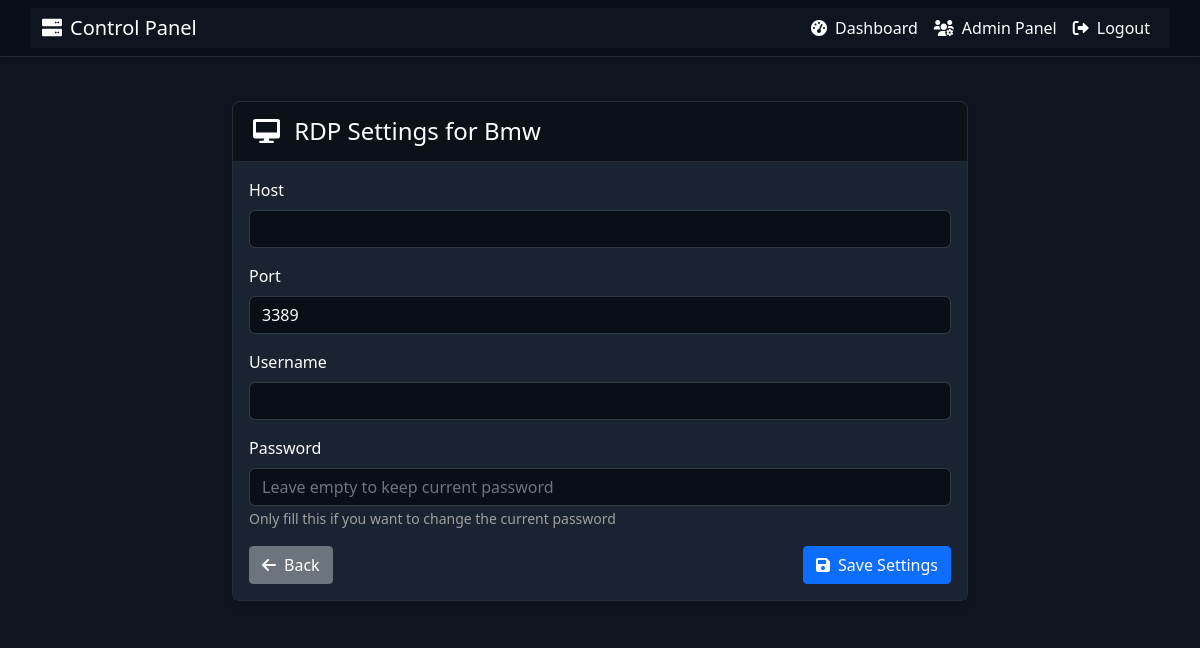
Page /rdp_settings/2 (signed in) on the earlier database version.
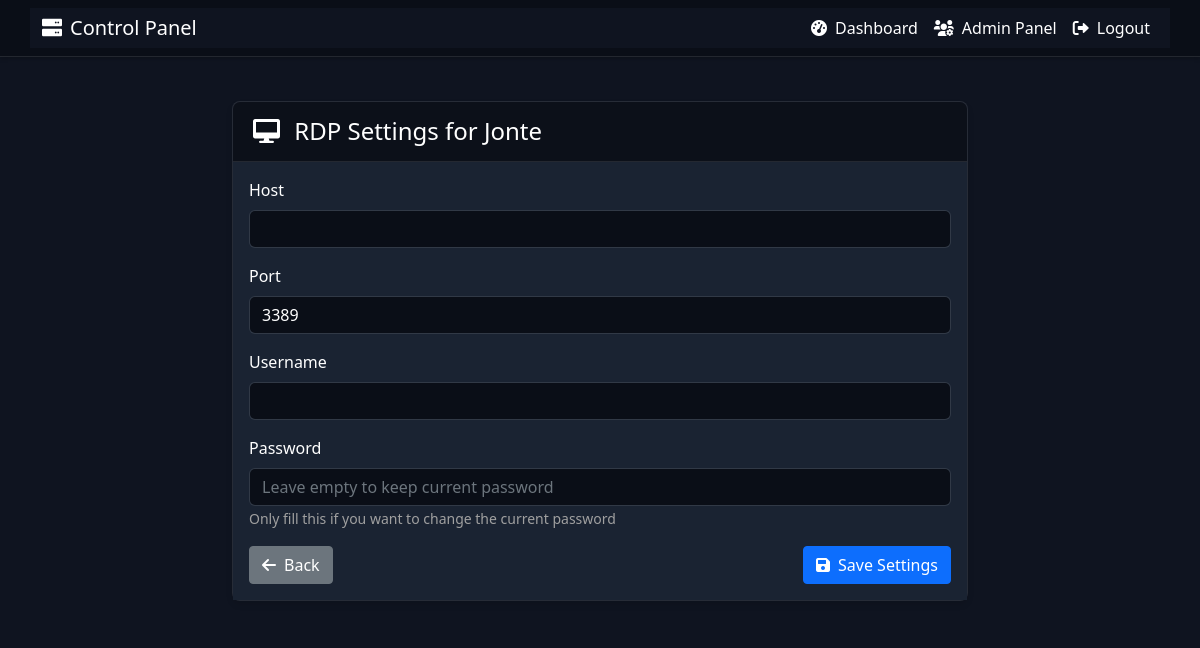
Same page on the later database version.
### app.py (models this page shows)
class VPS(db.Model):
    id = db.Column(db.Integer, primary_key=True)
    name = db.Column(db.String(80), nullable=False)
    vmx_path = db.Column(db.String(200), nullable=False)
    user_id = db.Column(db.Integer, db.ForeignKey('user.id'))
    status = db.Column(db.String(20), default='stopped')
    rdp_host = db.Column(db.String(100))
    rdp_port = db.Column(db.Integer, default=3389)
    rdp_username = db.Column(db.String(100))
    rdp_password = db.Column(db.String(100))

### app.py (the view, shortened to what this page needs)
@app.route('/rdp_settings/<int:vps_id>', methods=['GET', 'POST'])
@login_required
def rdp_settings(vps_id):
    vps = VPS.query.get_or_404(vps_id)
    if not current_user.is_admin and vps.user_id != current_user.id:
        flash('Unauthorized access', 'error')
        return redirect(url_for('dashboard'))
    return render_template('rdp_settings.html', vps=vps)

### app.py (called while the page is built)
@login_manager.user_loader
def load_user(user_id):
    return User.query.get(int(user_id))

### templates/rdp_settings.html
{% extends "base.html" %}
{% block content %}
<div class="container">
    <div class="row justify-content-center">
        <div class="col-md-8">
            <div class="card">
                <div class="card-header">
                    <h4 class="mb-0">
                        <i class="fas fa-desktop me-2"></i>
                        RDP Settings for {{ vps.name }}
                    </h4>
                </div>
                <div class="card-body">
                    <form method="POST">
                        <div class="mb-3">
                            <label for="rdp_host" class="form-label">Host</label>
                            <input type="text" class="form-control" id="rdp_host" name="rdp_host" value="{{ vps.rdp_host or '' }}" required>
                        </div>
                        <div class="mb-3">
                            <label for="rdp_port" class="form-label">Port</label>
                            <input type="number" class="form-control" id="rdp_port" name="rdp_port" value="{{ vps.rdp_port or 3389 }}" required>
                        </div>
                        <div class="mb-3">
                            <label for="rdp_username" class="form-label">Username</label>
                            <input type="text" class="form-control" id="rdp_username" name="rdp_username" value="{{ vps.rdp_username or '' }}" required>
                        </div>
                        <div class="mb-3">
                            <label for="rdp_password" class="form-label">Password</label>
                            <input type="password" class="form-control" id="rdp_password" name="rdp_password" placeholder="Leave empty to keep current password">
                            <small class="text-muted">Only fill this if you want to change the current password</small>
                        </div>
                        <div class="d-flex justify-content-between align-items-center">
                            <a href="{{ url_for('dashboard') }}" class="btn btn-secondary">
                                <i class="fas fa-arrow-left me-2"></i>Back
                            </a>
                            <button type="submit" class="btn btn-primary">
                                <i class="fas fa-save me-2"></i>Save Settings
                            </button>
                        </div>
                    </form>
                </div>
            </div>
        </div>
    </div>
</div>
{% endblock %}

Differences in the rows shown:
changed VPS: name "Bmw" → "Jonte"
